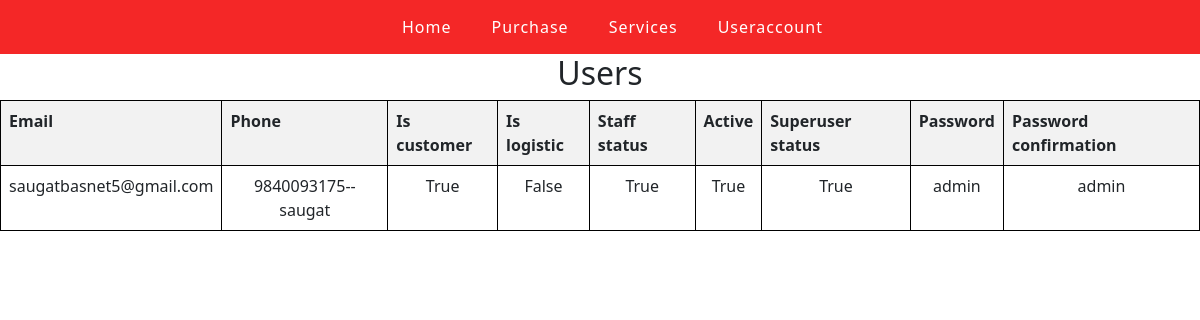
/users/, run on the app's committed database.
### tummyapp/models.py (models this page shows)
class Users(models.Model):
    email = models.EmailField(max_length=100)
    phone = models.ForeignKey(Customers, on_delete=models.CASCADE)
    is_customer = models.BooleanField(default=True)
    is_logistic = models.BooleanField(default=False)
    staff_status = models.BooleanField(default=False)
    active = models.BooleanField(default=False)
    superuser_status = models.BooleanField(default=False)
    password = models.CharField(max_length=100)
    password_confirmation = models.CharField(max_length=100)

class Customers(models.Model):
    customer = models.CharField(max_length=100)
    phone = models.IntegerField()
    def __str__(self):
        return f"{str(self.phone)}--{self.customer}"

### tummyapp/views.py (the view)
# urls.py: path('users/', views.users, name='users'),
def users(request):
    users = Users.objects.all()
    context = {'users': users}
    return render(request, 'users.html', context)

### tummyapp/templates/users.html (shortened to what this page needs)
{% extends 'base.html' %}
{% block content %}
<h2>Users</h2>
    <table class="table table-striped">
        <tr>
            <th>Email</th>
            <th>Phone</th>
            <th>Is customer</th>
            <th>Is logistic</th>
            <th>Staff status</th>
            <th>Active</th>
            <th>Superuser status</th>
            <th>Password</th>
            <th>Password confirmation</th>
        </tr>
    {% for users in users %}
    <tr>
        <td style="text-align:center">{{users.email}}</td>
        <td style="text-align:center">{{users.phone}}</td>
        <td style="text-align:center">{{users.is_customer}}</td>
        <td style="text-align:center">{{users.is_logistic}}</td>
        <td style="text-align:center">{{users.staff_status}}</td>
        <td style="text-align:center">{{users.active}}</td>
        <td style="text-align:center">{{users.superuser_status}}</td>
        <td style="text-align:center">{{users.password}}</td>
        <td style="text-align:center">{{users.password_confirmation}}</td>
    </tr>
    {% endfor %}
    </table>
{% endblock content %}

### tummyapp/templates/users.html (style rules this page uses)
table { width: 100%; }
h2 { text-align: center }
table, th, td { border: 1px solid black; border-collapse: collapse; }

### data on the page
Users: email "saugatbasnet5@gmail.com", phone "9840093175--saugat", is_customer "True", is_logistic "False", staff_status "True", active "True", superuser_status "True", password "admin", password_confirmation "admin"
